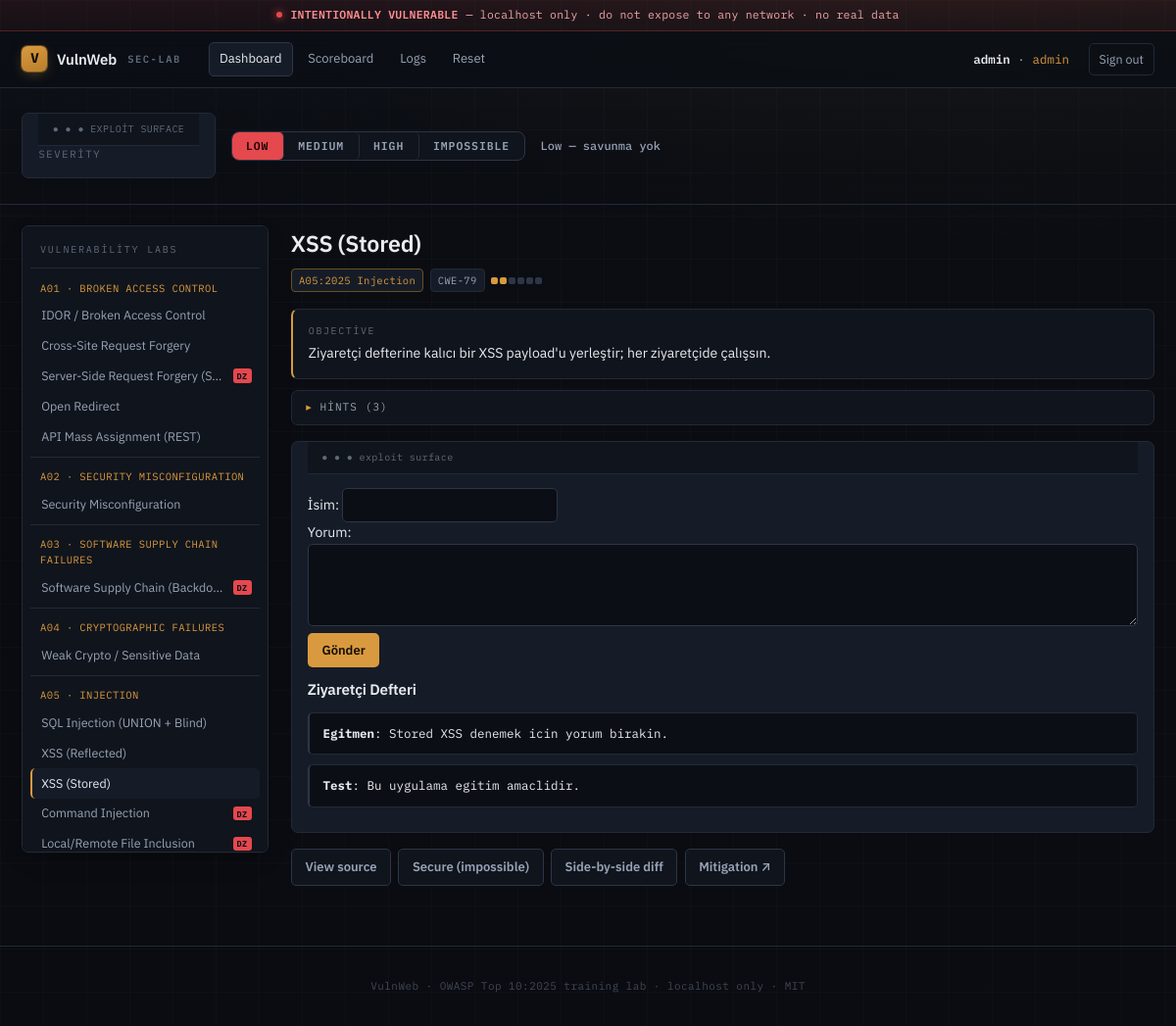
The app's page /vulnerabilities/xss_stored/index.php (signed in) with its own data.
### tables this page shows
CREATE TABLE users (
  id            INT AUTO_INCREMENT PRIMARY KEY,
  username      VARCHAR(64)  NOT NULL UNIQUE,
  password_md5  VARCHAR(32)  NOT NULL,
  role          VARCHAR(16)  NOT NULL DEFAULT 'user',
  first_name    VARCHAR(64),
  last_name     VARCHAR(64),
  avatar        VARCHAR(255),
  failed_logins INT NOT NULL DEFAULT 0,
  created_at    TIMESTAMP NOT NULL DEFAULT CURRENT_TIMESTAMP
);

CREATE TABLE guestbook (
  id         INT AUTO_INCREMENT PRIMARY KEY,
  name       VARCHAR(128),
  comment    TEXT,
  created_at TIMESTAMP NOT NULL DEFAULT CURRENT_TIMESTAMP
);

### vulnerabilities/xss_stored/index.php (called while the page is built, shortened)
<?php
vuln_dispatch('xss_stored');

### core/Auth.php (called while the page is built, shortened)
<?php
final class Auth
{
    public static function user(): ?array
    {
        $pdo = DB::pdo();
        $stmt = $pdo->prepare('SELECT id, username, role, first_name, last_name, avatar FROM users WHERE id = ?');
        $stmt->execute([$_SESSION['uid']]);
        $u = $stmt->fetch();
        return $u ?: null;
    }
}

### core/functions.php (called while the page is built, shortened)
<?php
function e(?string $s): string
{
    return htmlspecialchars((string) $s, ENT_QUOTES | ENT_HTML5, 'UTF-8');
}
function security_level(): string
{
    return SecurityLevel::get();
}
function current_user(): ?array
{
    return Auth::user();
}

### core/SecurityLevel.php (called while the page is built, shortened)
<?php
final class SecurityLevel
{
    public static function get(): string
    {
        return $_SESSION['security'] ?? 'low';
    }
    public static function label(string $level): string
    {
        return match ($level) {
            'low'        => 'Low — savunma yok',
            'medium'     => 'Medium — naif/bypass\'lanabilir savunma',
            'high'       => 'High — güçlü ama bypass\'lanabilir',
            'impossible' => 'Impossible — güvenli referans',
            default      => $level,
        };
    }
}

### core/Challenges.php (called while the page is built, shortened)
<?php
final class Challenges
{
    private static ?array $all = null;
    public static function all(): array
    {
        if (self::$all === null) {
            $json = file_get_contents(CORE_DIR . '/data/challenges.json');
            self::$all = $json ? (json_decode($json, true) ?: []) : [];
        }
        return self::$all;
    }
    public static function get(string $id): ?array
    {
        foreach (self::all() as $c) {
            if (($c['id'] ?? null) === $id) {
                return $c;
            }
        }
        return null;
    }
}

### vulnerabilities/xss_stored/source/low.php (the view, shortened to what this page needs)
<?php
$conn = DB::mysqli();
echo '<form method="post">';
echo '  İsim: <input type="text" name="name" value=""><br>';
echo '  Yorum:<br><textarea name="comment"></textarea><br>';
echo '  <button type="submit">Gönder</button>';
echo '</form>';
echo '<h3>Ziyaretçi Defteri</h3>';
$res = mysqli_query($conn, 'SELECT name, comment FROM guestbook ORDER BY id DESC');
$html = '';
while ($row = mysqli_fetch_assoc($res)) {
    $html .= '<div class="result"><strong>' . $row['name'] . '</strong>: ' . $row['comment'] . '</div>';
}
echo $html;

### core/layout.php (shortened to what this page needs)
<?php
function nav_active(string $needle): string
{
    return str_contains($_SERVER['SCRIPT_NAME'] ?? '', $needle) ? ' class="active"' : '';
}
function render_header(string $title = 'VulnWeb'): void
{
    $level = security_level();
    $user = current_user();
    ?>
<!doctype html>
<html lang="tr">
<head>
<link rel="stylesheet" href="/assets/style.css">
</head>
<body>
<div class="caution"><span class="dot"></span> <b>INTENTIONALLY VULNERABLE</b> — localhost only · do not expose to any network · no real data</div>
<header class="topbar">
  <a class="brand" href="/index.php"><span class="glyph">V</span> VulnWeb <span class="sub">sec-lab</span></a>
  <nav class="topnav">
    <a href="/index.php"<?= nav_active('index') ?>>Dashboard</a>
    <a href="/scoreboard.php"<?= nav_active('scoreboard') ?>>Scoreboard</a>
    <a href="/logs.php"<?= nav_active('logs') ?>>Logs</a>
    <a href="/setup.php"<?= nav_active('setup') ?>>Reset</a>
  </nav>
  <?php if ($user): ?>
    <span class="who"><b><?= e($user['username']) ?></b> · <span class="role"><?= e($user['role']) ?></span></span>
    <a class="btn-ghost" href="/logout.php">Sign out</a>
  <?php endif; ?>
</header>
<?php render_sevbar($level); ?>
<?php
}
function render_sevbar(string $level): void
{
    $desc = SecurityLevel::label($level);
    echo '<form class="sevbar" method="post" action="/security.php">';
    echo '<span class="lab">Severity</span><div class="seg">';
    foreach (SecurityLevel::LEVELS as $lvl) {
        $on = $lvl === $level ? ' on s-' . $lvl : '';
        echo '<button class="seg-btn' . $on . '" name="security" value="' . e($lvl) . '">' . strtoupper(e($lvl)) . '</button>';
    }
    echo '</div>';
    echo '<span class="desc"><b>' . e($desc) . '</b></span>';
    echo '</form>';
}
function render_footer(): void
{
    echo '<footer class="foot">VulnWeb · OWASP Top 10:2025 training lab · localhost only · MIT</footer>';
    echo '</body></html>';
}
function owasp_name(string $code): string
{
    static $m = [
        'A01' => 'Broken Access Control',
        'A02' => 'Security Misconfiguration',
        'A03' => 'Software Supply Chain Failures',
        'A04' => 'Cryptographic Failures',
        'A05' => 'Injection',
        'A06' => 'Insecure Design',
        'A07' => 'Authentication Failures',
        'A08' => 'Software or Data Integrity Failures',
        'A09' => 'Security Logging & Alerting',
        'A10' => 'Mishandling of Exceptional Conditions',
    ];
    return $m[$code] ?? $code;
}
function sidebar_groups(): array
{
    $groups = [];
    foreach (Challenges::all() as $c) {
        $code = strtok((string) ($c['category'] ?? 'A00'), ':');
        $groups[$code][] = $c;
    }
    uksort($groups, 'strcmp');
    return $groups;
}
function render_sidebar(?string $activeId = null): void
{
    echo '<aside class="sidebar"><div class="s-head">Vulnerability Labs</div>';
    foreach (sidebar_groups() as $code => $items) {
        echo '<div class="cat">' . e($code) . ' · ' . e(mb_strtoupper(owasp_name($code))) . '</div><ul>';
        foreach ($items as $c) {
            $active = $c['id'] === $activeId ? ' class="active"' : '';
            $tags = '';
            if (!empty($c['dangerZone'])) {
                $tags .= '<span class="t-dz" title="Danger Zone (RCE/file/internal)">DZ</span>';
            }
            echo '<li' . $active . '><a href="/' . e($c['path']) . 'index.php">'
               . '<span class="nm">' . e($c['name']) . '</span>'
               . '<span class="tags">' . $tags . '</span></a></li>';
        }
        echo '</ul>';
    }
    echo '</aside>';
}
function vuln_dispatch(string $__vuln_id): void
{
    $__lvl = security_level();
    $__c = Challenges::get($__vuln_id);
    $__dir = APP_ROOT . '/' . ($__c['path'] ?? ('vulnerabilities/' . $__vuln_id . '/'));
    require $__dir . 'source/' . $__lvl . '.php';
    $__body = ob_get_clean();
    render_vuln_page($__vuln_id, $__body);
}
function render_vuln_page(string $id, string $bodyHtml): void
{
    $c = Challenges::get($id);
    $name = $c['name'] ?? $id;
    render_header($name);
    echo '<div class="shell">';
    render_sidebar($id);
    echo '<main class="content">';
    $diff = (int) ($c['difficulty'] ?? 1);
    $squares = '';
    for ($i = 1; $i <= 6; $i++) {
        $squares .= '<i class="' . ($i <= $diff ? 'on' : '') . '"></i>';
    }
    $solvedPill = Scoreboard::isSolved($id)
        ? '<span class="solved-pill">✓ SOLVED</span>' : '';
    echo '<div class="page-h"><div>';
    echo '<h1>' . e($name) . '</h1>';
    echo '<div class="chips">';
    echo '<span class="chip chip-owasp">' . e($c['category'] ?? '') . '</span>';
    if (!empty($c['cwe'])) {
        echo '<span class="chip chip-cwe">' . e($c['cwe']) . '</span>';
    }
    echo '<span class="diff" title="difficulty">' . $squares . '</span>';
    echo '</div></div>' . $solvedPill . '</div>';
    if ($c) {
        echo '<div class="panel objective"><span class="p-label">Objective</span>' . e($c['objective'] ?? '') . '</div>';
        if (!empty($c['hints'])) {
            echo '<details class="hints"><summary>Hints (' . count($c['hints']) . ')</summary><ol>';
            echo '</ol></details>';
        }
    }
    echo '<div class="lab">' . $bodyHtml . '</div>';
    echo '<div class="vuln-actions">';
    echo '<a class="btn" href="/source_view.php?id=' . urlencode($id) . '&level=' . urlencode(security_level()) . '">View source</a>';
    echo '<a class="btn" href="/source_view.php?id=' . urlencode($id) . '&level=impossible">Secure (impossible)</a>';
    echo '<a class="btn" href="/source_view.php?id=' . urlencode($id) . '&diff=1">Side-by-side diff</a>';
    if (!empty($c['mitigationUrl'])) {
        echo '<a class="btn" target="_blank" rel="noopener" href="' . e($c['mitigationUrl']) . '">Mitigation ↗</a>';
    }
    echo '</div>';
    echo '</main></div>';
    render_footer();
}

### records on screen
users: username "admin", role "admin"
guestbook: name "Egitmen", comment "Stored XSS denemek icin yorum birakin."
guestbook: name "Test", comment "Bu uygulama egitim amaclidir."

### other values on screen
$lvl "LOW"
$lvl "MEDIUM"
$lvl "HIGH"
$lvl "IMPOSSIBLE"
$desc "Low — savunma yok"
$code "A01"
mb_strtoupper(owasp_name($code)) "BROKEN ACCESS CONTROL"
$c['name'] "IDOR / Broken Access Control"
$c['name'] "Cross-Site Request Forgery"
$c['name'] "Server-Side Request Forgery (S…"
$c['name'] "Open Redirect"
$c['name'] "API Mass Assignment (REST)"
$code "A02"
mb_strtoupper(owasp_name($code)) "SECURITY MISCONFIGURATION"
$c['name'] "Security Misconfiguration"
